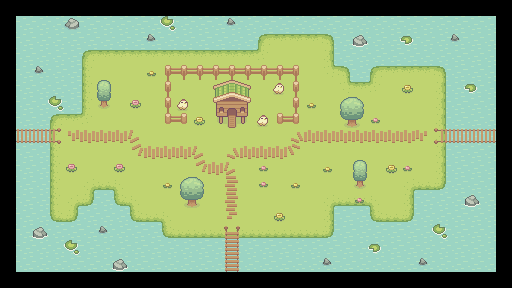

A level layout from a 2D game, rendered from its tile map. Below: a short description, then the map file with tile-grid data replaced by summaries:
An orthogonal 32x18 tile map with 16x16 px tiles, 4 tile layers (Water, Floor, OnFloor, InFrontOfPlayer), 1 hidden layer not drawn, 9 tilesets.

<map version="1.10" tiledversion="1.12.2" orientation="orthogonal" renderorder="right-down" width="32" height="18" tilewidth="16" tileheight="16" infinite="0" nextlayerid="7" nextobjectid="1">
 <editorsettings>
  <export target="../maps/entrance.json" format="json" />
 </editorsettings>
 <tileset firstgid="1" source="Water.tsx" />
 <tileset firstgid="5" source="Grass.tsx" />
 <tileset firstgid="82" source="Basic Grass Biom things 1.tsx" />
 <tileset firstgid="127" source="Wood Bridge.tsx" />
 <tileset firstgid="142" source="Paths.tsx" />
 <tileset firstgid="158" source="Free_Chicken_House.tsx" />
 <tileset firstgid="167" source="Free Chicken Sprites.tsx" />
 <tileset firstgid="175" source="Fences.tsx" />
 <tileset firstgid="191" source="collisions.tsx" />
 <layer id="1" name="Water" width="32" height="18">
  <data>[576 cells, 480 non-empty, 4 distinct tile ids]</data>
 </layer>
 <layer id="2" name="Floor" width="32" height="18">
  <data>[576 cells, 265 non-empty, 13 distinct tile ids]</data>
 </layer>
 <layer id="3" name="OnFloor" width="32" height="18">
  <data>[576 cells, 108 non-empty, 42 distinct tile ids]</data>
 </layer>
 <layer id="6" name="InFrontOfPlayer" width="32" height="18">
  <data>[576 cells, 9 non-empty, 6 distinct tile ids]</data>
 </layer>
 <layer id="4" name="Collisions" width="32" height="18" visible="0">
  <data>[576 cells, 379 non-empty, 17 distinct tile ids]</data>
 </layer>
</map>
